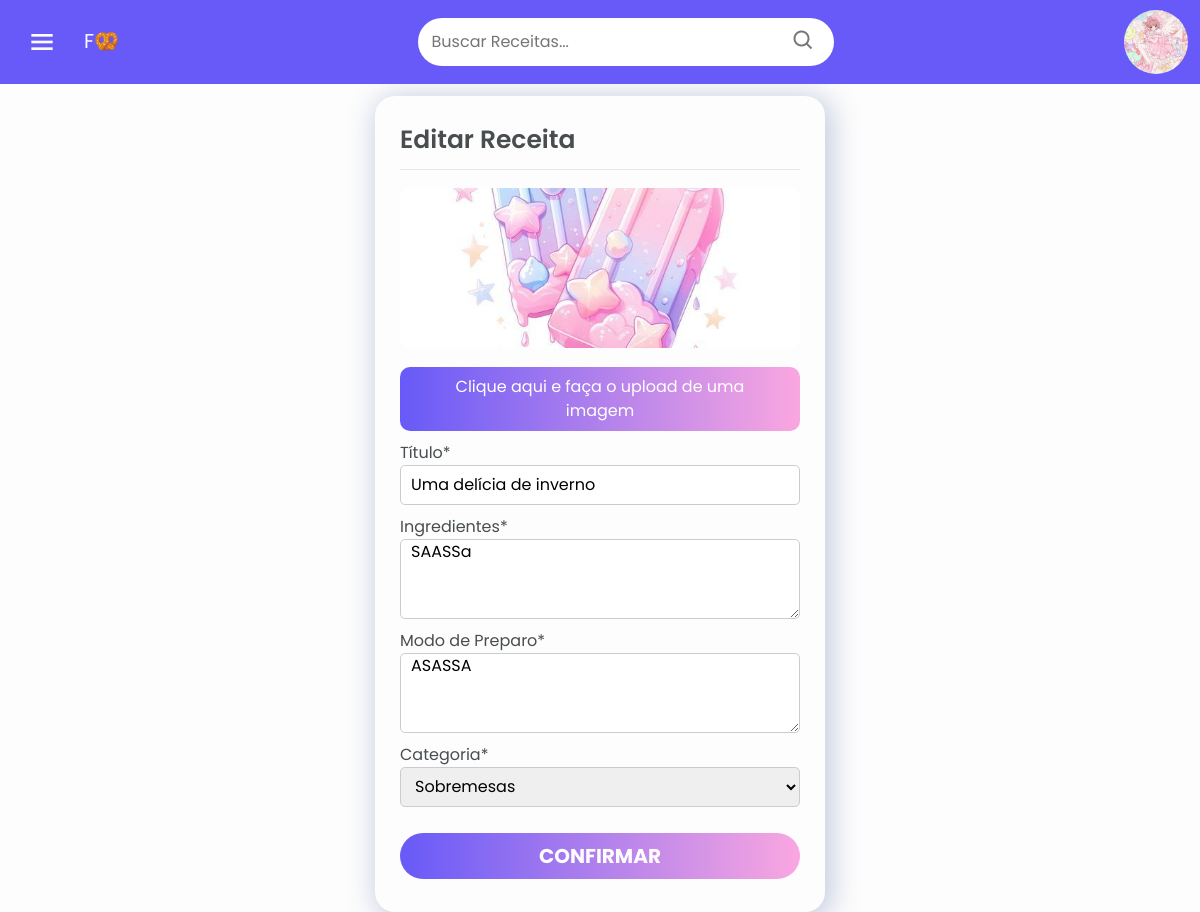
Screenshot of /recipes/update/12 (signed in) with the database file from the repository.
### recipebook/models.py (models this page shows, shortened)
class User(db.Model, UserMixin):
    __tablename__ = 'user'
    id = db.Column(db.Integer, primary_key=True, autoincrement=True)
    name = db.Column(db.String(50), nullable=False)
    email = db.Column(db.String(50), nullable=False, unique=True)
    password = db.Column(db.String(255), nullable=False)
    profile_picture = db.Column(db.String(255), nullable=True)
    recipes = db.relationship('Recipe', backref='user', lazy=True, passive_deletes=True)
    liked_recipes = db.relationship('Recipe', secondary=likes, backref='liked_by')

class Recipe(db.Model):
    __tablename__ = 'recipe'
    id = db.Column(db.Integer, primary_key=True, autoincrement=True)
    user_id = db.Column(db.Integer, db.ForeignKey('user.id', ondelete="CASCADE"), nullable=False)
    title = db.Column(db.String(255), nullable=False)
    ingredients = db.Column(db.Text, nullable=False)
    steps = db.Column(db.Text, nullable=False)
    category_id = db.Column(db.Integer, db.ForeignKey('category.id', ondelete="CASCADE"), nullable=True)
    date_created = db.Column(db.DateTime(timezone=True), default=func.now())
    image_path = db.Column(db.String(255), nullable=True)

### recipebook/recipes.py (the view, shortened to what this page needs)
@bp.route('/update/<int:recipe_id>', methods=['GET', 'POST'])
@login_required
def edit(recipe_id):
    recipe = Recipe.query.filter_by(id=recipe_id).first()
    categories = Category.query.all()
    if recipe.user_id != current_user.id:
        return abort(404)
    if request.method == 'GET':
        return render_template('edit_recipe.html', recipe=recipe, categories=categories)

### recipebook/templates/edit_recipe.html (shortened to what this page needs)
<!DOCTYPE html>
<html lang="pt-br">
<head>
    <link rel="stylesheet" href="{{ url_for('static', filename='bootstrap/css/bootstrap.min.css') }}">
    <link rel="stylesheet" href="{{ url_for('static', filename='css/navbar.css') }}">
    <link rel="stylesheet" href="{{ url_for('static', filename='css/cadastro.css') }}">
</head>
<body>
    {% include "search_component.html" %}
    <div class="container mt-5 pt-5">
        <div class="box form-box">
            <header>Editar Receita</header>
            <form action="/recipes/update/{{ recipe.id }}" method="POST" id="recipeform" enctype="multipart/form-data">
                <div id="AlinhadorImagem" class="field input">
                    {% if recipe.image_path %}
                        <img style="width: 100%;
                        aspect-ratio: 16/9;
                        height: 10rem;
                        border-radius: 10px;
                        margin-top: 0.5rem;
                        margin-bottom: 1.2rem;
                        object-fit: cover;
                        background-position: center;" src="{{ url_for('static', filename='uploads/' + recipe.image_path) }}" alt="Imagem da receita">
                    {% endif %}
                    <label class="custom-file-upload colorized" for="recipe_image">Clique aqui e faça o upload de uma imagem</label>
                </div>
                <div class="field input">
                    <label for="title">Título*</label>
                    <input type="text" name="title" id="title" value="{{ recipe.title }}" required>
                </div>
                <div class="field input">
                    <label for="ingredients">Ingredientes*</label>
                    <textarea name="ingredients" id="ingredients" form="recipeform" required>{{ recipe.ingredients }}</textarea>
                </div>
                <div class="field input">
                    <label for="steps">Modo de Preparo*</label>
                    <textarea name="steps" id="steps" form="recipeform" required>{{ recipe.steps }}</textarea>
                </div>
                <div class="field input">
                    <label for="category">Categoria*</label>
                    <select name="category" id="category" required>
                        {% for category in categories %}
                            {% if recipe.category_id == category.id %}
                                <option value="{{ category.id }}" selected>{{ category.name }}</option>
                            {% else %}
                                <option value="{{ category.id }}">{{ category.name }}</option>
                            {% endif %}
                        {% endfor %}
                    </select>
                </div>
                <div class="input-group pt-3 mb-2 justify-content-center">
                    <button id="LoginBtn" type="submit" class="btn btn-lg w-100 fs-6 colorized">
                        <span class="lead fw-bold text-uppercase">Confirmar</span>
                    </button>
                </div>
            </form>
        </div>
    </div>
</body>
</html>

### recipebook/templates/search_component.html (shortened to what this page needs)
{% block search %}
<link href='https://unpkg.com/boxicons@2.1.4/css/boxicons.min.css' rel='stylesheet'>
 <nav id="Navbar" class="navbar fixed-top">
  <div class="d-flex justify-content-between align-items-center" style="width: 100%;">
    <div id="ContainerLogo">
      <i id="BtnToggle" class="bx bx-menu h4 animated" type="button" data-bs-toggle="offcanvas" data-bs-target="#offcanvasNavbar"
      aria-controls="offcanvasNavbar" aria-label="Toggle navigation"></i>
      <a id="Logo" class="navbar-brand">F🥨</a>
  </div>
      <form action="/recipes/search" method="GET" id="Input" class="form-control me-2">
          <input type="search" placeholder="Buscar Receitas..." aria-label="Buscar Receitas..." required name="keyword">
          <button type="submit"><i class='bx bx-search h4 '></i></button>
      </form>
      {% if current_user.profile_picture %}
        <img id="ProfileImg" src="{{ url_for('static', filename='uploads/' + current_user.profile_picture) }}" alt="imagem do perfil" type="button"
        data-bs-toggle="offcanvas" data-bs-target="#offcanvasNavbarProfile" aria-controls="offcanvasNavbarProfile" aria-label="Toggle navigation">
      {% else %}
        <img id="ProfileImg" src="{{ url_for('static', filename='images/user.webp') }}" alt="imagem do perfil" type="button"
        data-bs-toggle="offcanvas" data-bs-target="#offcanvasNavbarProfile" aria-controls="offcanvasNavbarProfile" aria-label="Toggle navigation">
      {% endif %}
  </div>
    </nav>
{% endblock %}

### recipebook/static/css/navbar.css (style rules this page uses)
body { margin: 0; padding: 0; background-color: #FDFDFD; font-family: "Poppins", sans-serif; color: #484D50; }
#Navbar { background-color: #675af8; margin: 0; }
.animated { padding: 10px; border-radius: 10px; transition: all 0.2s linear; }
#ContainerLogo { display: flex; justify-content: flex-start; align-items: center; padding-left: 1rem; }
#BtnToggle { font-size: 32px; margin-right: 1rem; margin-top: .5rem; color: #FDFDFD; }
#Logo { color: #FDFDFD; margin-left: 0; transform: translateY(-0.05rem); }
#Input button { border: none; background-color: transparent; }
#Input i { margin-top: .4rem; color: #777777; }
#Input input { border: none; outline: none; color: #777777; background-color: transparent; }
#Input { display: flex; justify-content: space-between; align-items: center; height: 3rem; width: 26rem; border: none; border-radius: 60px; }
#ProfileImg { width: 4rem; height: 4rem; border-radius: 50%; object-fit: cover; margin-right: 1%; transition: all 0.2s linear; cursor: pointer; }

### recipebook/static/css/cadastro.css (style rules this page uses)
.container { display: flex; align-items: center; justify-content: center; min-height: 90vh; }
.colorized { transition: all 0.5s linear; }
.custom-file-upload { display: inline-block; padding: 8px 20px; color: #fff; background: linear-gradient(90deg,#675af8, #FAA7E0); border-radius: 10px; cursor: pointer; font-size: 16px; text-align: center; }
#AlinhadorImagem { display: flex; justify-content: center; align-items: center; }
.box { background: #fdfdfd; display: flex; flex-direction: column; padding: 25px 25px; border-radius: 20px; box-shadow: 4px 4px 28px 4px rgba(33, 63, 141, 0.25) !important; }
.form-box { width: 450px; margin: 0px 10px; }
.form-box header { font-size: 25px; font-weight: 600; padding-bottom: 10px; border-bottom: 1px solid #e6e6e6; margin-bottom: 10px; }
.form-box form .field { display: flex; margin-bottom: 10px; flex-direction: column; }
.form-box form .input input, .form-box form .input textarea, .form-box form .input select { height: 40px; width: 100%; font-size: 16px; padding: 0 10px; border-radius: 5px; border: 1px solid #ccc; outline: none; }
textarea { resize: vertical; min-height: 80px; }
#LoginBtn { background: linear-gradient(90deg, #675af8, #FAA7E0); border-radius: 40px; border: none; color: #fdfdfd; }

### rows the page displays
User: profile_picture (picture)
Recipe: image_path (picture), title "Uma delícia de inverno", ingredients "SAASSa", steps "ASASSA"

### other values shown
form field category "Sobremesas"
